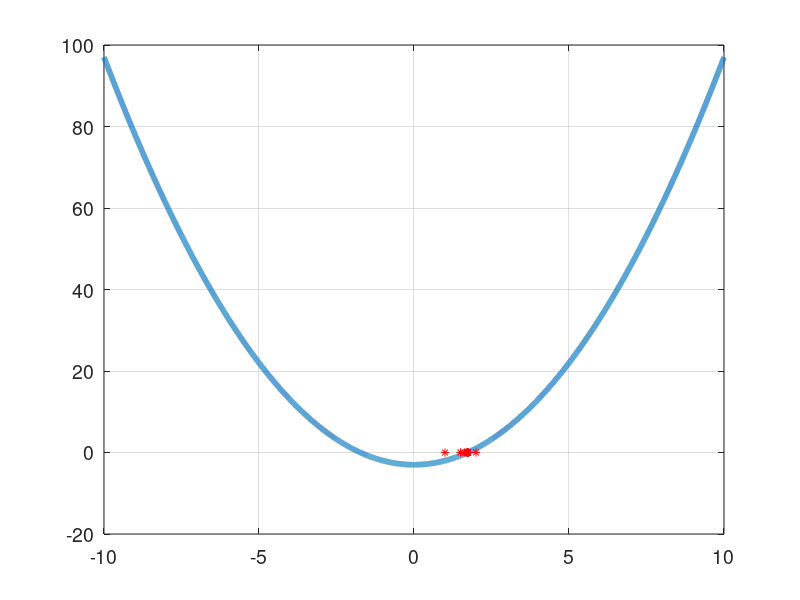

MATLAB code for this plot:
% ================================== %
% Bisection Method
% Tram Nguyen
% Jan 26, 2023
% ================================== %

f = @(x) x.^2 - 3;
x_vals = [-10:0.001:10.0];
y_vals = f(x_vals);
plot(x_vals, y_vals, 'LineWidth', 4)
hold on
grid on
set(gca, 'FontSize', 14)

a = 0.0;
b = 4.0;
counter = 0;
tol = 10^(-5);

for i = 1:100
    p = (a+b)/2;
    plot(p, 0, 'r*')
    FA = f(a);
    FB = f(b);
    FP = f(p);

    if (abs(FP) < tol)
        fprintf('\n i = %d a = %f b = %f p = %f\n', i, a, b, p)
        break;
    else
        if FA*FP > 0
            a = p;
            FA = FP;
        else
            b = p;
        end
    end
end
